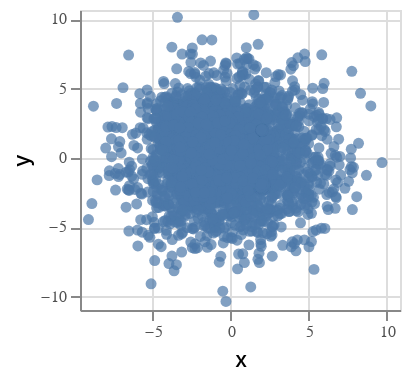

The notebook cell this image was saved under:
### Code cell
# Altair Rendering Cost

import altair as alt

chart = alt.Chart(df).mark_circle().encode(
    x=alt.X('x', scale=alt.Scale(domain=(-9.657396316871525, 10.839831021249443)),type='quantitative'),
    y=alt.Y('y', scale=alt.Scale(domain=(-10.969320297764385, 10.682619962116647)),type='quantitative')
)
chart = chart.configure_mark(tooltip=alt.TooltipContent('encoding')) # Setting tooltip as non-null
chart = chart.interactive() # Enable Zooming and Panning

chart = chart.configure_title(fontWeight=500,fontSize=13,font='Helvetica Neue')
chart = chart.configure_axis(titleFontWeight=500,titleFontSize=11,titleFont='Helvetica Neue',
			labelFontWeight=400,labelFontSize=8,labelFont='Helvetica Neue',labelColor='#505050')
chart = chart.configure_legend(titleFontWeight=500,titleFontSize=10,titleFont='Helvetica Neue',
			labelFontWeight=400,labelFontSize=8,labelFont='Helvetica Neue')
chart = chart.properties(width=160,height=150)

chart

### Figure 1 — Vega-Lite specification as saved in the notebook (floating-point values rounded to 4 significant figures; data arrays with more than 128 entries replaced by an {"elided": "..."} marker saying what was removed)
{"config": {"view": {"continuousWidth": 400, "continuousHeight": 300}, "axis": {"labelColor": "#505050", "labelFont": "Helvetica Neue", "labelFontSize": 8, "labelFontWeight": 400, "titleFont": "Helvetica Neue", "titleFontSize": 11, "titleFontWeight": 500}, "legend": {"labelFont": "Helvetica Neue", "labelFontSize": 8, "labelFontWeight": 400, "titleFont": "Helvetica Neue", "titleFontSize": 10, "titleFontWeight": 500}, "mark": {"tooltip": {"content": "encoding"}}, "title": {"font": "Helvetica Neue", "fontSize": 13, "fontWeight": 500}}, "data": {"name": "data-8375a895c011df07551d1e54e533f989"}, "mark": "circle", "encoding": {"x": {"type": "quantitative", "field": "x", "scale": {"domain": [-9.657, 10.84]}}, "y": {"type": "quantitative", "field": "y", "scale": {"domain": [-10.97, 10.68]}}}, "height": 150, "selection": {"selector002": {"type": "interval", "bind": "scales", "encodings": ["x", "y"]}}, "width": 160, "$schema": "https://vega.github.io/schema/vega-lite/v4.0.2.json", "datasets": {"data-8375a895c011df07551d1e54e533f989": {"elided": "10000 records"}}}
